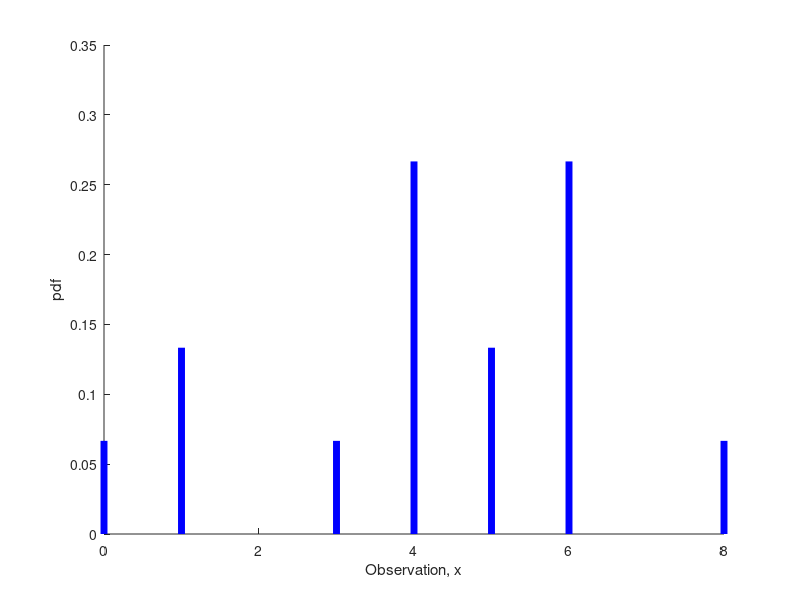
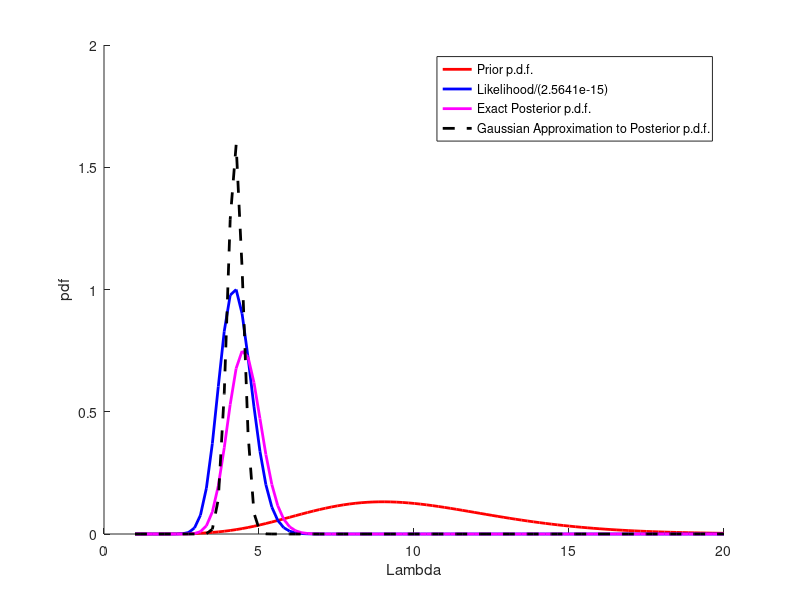

The MATLAB script that drew these images, in order:
% About: STATISTICS FOR NEUROSCIENCE RESEARCH

% 9.073 / HST 460

% Class 5: Bayesian Methods 

% Instructor: Dr. Emery N. Brown

%
%-------------------------------------------------------------------------% 
% Code Summary: Gaussian Approximation & Importance Sampling
%
% Part (A) We use N number of I.I.D. values drawn from a Poisson
% distribution as our observation. Then using a Gamma distribution as prior
% we generate a Gamma posterior pdf on the unknown distribution parameter
% (of the distribution from which the samples are drawn) that we are trying 
% to estimate. In the matlab code below we plot the Observations, 
% the Prior pdf, the Likelihood and the exact Posterior. We finally plot a 
% Gaussian approximation of the exact Posterior pdf. You may change the
% value of N to view how it affects the relevant pdfs and estimates.
%
% Part (B) We want to determine the first and second moments of the
% exact posterior distribution via Importance Sampling using the 
% Gaussian approximation as the Importance Distribution. 
% The use of the approximation of the posterior pdf as the
% Importance pdf is a convenient choice. We could have used any other pdf
% as long as the support of this candidate pdf will match that of the
% posterior distribution from which we want to draw samples. A reasonable
% choice is a pdf which resembles the posterior distribution and is
% easy to draw from. Hence, our current choice is a reasonable one.
%-------------------------------------------------------------------------% 
%
% Coded by: Sourish Chakravarty (sourish.chakravarty@gmail.com)
% Last updated: 02/27/2017
%
clc 
clear all
close all
%% Generating observation with I.I.D. Poisson random variables
N = 15; % Number of observations
lambda = 5;% pdf parameter to draw observations
x_samp = poissrnd(lambda, [N, 1]);%x_samp contains non-negative integers
fg(1) = figure; hold on
[nfreq, xout] = hist(x_samp, [min(x_samp):max(x_samp)] );
plot([xout; xout], [zeros(1, length(xout)); nfreq/sum(nfreq)],...
    'b', 'LineWidth',5 );%Plot the observations
xlabel('Observation, x');
ylabel('pdf');
%-- From here onwards we shall assume that <lambda> used to generate the
%samples is unknown and we only have the observation vector <x_samp>. 

%% Part A: Gaussian approximation of posterior pdf
% Since <lambda> is unknown, we assume that we have some prior knowledge 
% in terms of a probability distribution on <lambda>: the prior
% distribution. Since <lambda> is a non-negative quantity and the sampling
% distribution is Poisson, therefore a suitable conjugate prior for 
% <lambda> is a % Gamma distribution(kAlpha, kBeta) where the 
% kAlpha (shape parameter) and kBeta (scale parameter) are
% hyper-parameters that characterize the Gamma pdf for <lambda>, such that 
% Mean = kAlpha/kBeta, Variance = kAlpha/(kBeta^2)
kBeta = 1;
kAlpha = 10;
vecL = linspace(1, kAlpha*2, 100);% Create a grid in <lambda> axis
pdf_prior = gampdf(vecL, kAlpha, 1/kBeta);% calculate prior
% Note: the definition of the scale parameter in Matlab documentation is
% inverse of the scaling term in the Gamma p.d.f. expression as defined in
% the class notes.


% To calculate the likelihood function the summary statistic we use here 
% is: Sn = sum(x_samp)
Sn = sum(x_samp);
pdf_likelihood = (vecL.^Sn).*exp(-N*vecL)/prod(factorial(x_samp));
% This is the joint pdf of the observations. Since we have substituted the
% observation in this expression, this becomes the likelihood which is 
% a function of the distribution parameter <lambda>.

% Note: since the values in pdf_likelihood are very small numbers, we
% divide everywhere by the maximum value so that its shape can be compared
% with the prior and posterior pdf-s.

% As seen in the notes, the exact posterior distribution on <lambda> 
% conditioned on the given data, 
% for this scenario, is given by another Gamma pdf characterized 
% by a shape parameter = (Sn + kAlpha) and the 
% scale parameter = (kBeta + N). Now we calculate the exact
% posterior based on the above assumptions. 
pdf_post_exact = gampdf(vecL, Sn + kAlpha, 1/(kBeta + N) );


%-- Gaussian approximation
% Here we use the Gaussian approximation where the posterior is linearized
% about the MAP estimate. (See notes for derivation)
mean_gauss = (Sn + kAlpha -1)/(kBeta + N + 1);
var_gauss = (Sn + kAlpha -1)/(kBeta + N + 1)^2;
pdf_post_approx = normpdf(vecL,mean_gauss,var_gauss);

%-- Plot the pdfs
fg(2) = figure; hold on
plot(vecL, pdf_prior, 'r','LineWidth', 2)
plot(vecL, (1/max(pdf_likelihood))*pdf_likelihood, 'b','LineWidth', 2)
plot(vecL, pdf_post_exact, 'm','LineWidth', 2)
plot(vecL, pdf_post_approx, 'k--','LineWidth', 2)
xlabel('Lambda');
ylabel('pdf');
cell_legend = {'Prior p.d.f.',...
    ['Likelihood/(', num2str(max(pdf_likelihood)),')'],...
    'Exact Posterior p.d.f.',...
    'Gaussian Approximation to Posterior p.d.f.'};
legend(cell_legend, 'Location', 'NorthEast');

%% Part B: Importance Sampling 
% We use the Gaussian approximation to the posterior pdf as our
% Importance Distribution to estimate the first and second moments of the
% posterior distribution;
N_samp = 1000;
num = [0;0];
den = 0;
for ncnt = 1:N_samp
    % 1) Draw from Importance Distribution.
    lambda = mean_gauss + sqrt(2)*var_gauss*randn(1);
    % Again note that the lambda has not been drawn from the posterior pdf.
    % Since our goal is to get reliable estimates of integrals 
    % (moments are defined in terms of expectation operation, 
    % hence they are integrals for continuous random variables) we can get
    % by with drawing samples from a closely resembling
    % distribution (the Importance Distribution) and weighting the 
    % integrand values appropriately to eventually arrive at the right 
    % result for the expectation terms.
    %
    % 2) Compute w(theta|x) and g(theta)
    g_theta = [lambda; lambda^2];
    h_theta =  normpdf(lambda,mean_gauss,var_gauss) ;
    pdf_likelihood = (lambda.^Sn).*exp(-N*lambda)/prod(factorial(x_samp));
    pdf_prior = gampdf(lambda, kAlpha, 1/kBeta);
    w_theta = pdf_likelihood*pdf_prior/h_theta ;
    % 3) Add contributions to numerator and denominator
    num = num + g_theta*w_theta;
    den = den + w_theta;
end
% 4) Final Estimate is numerator/denominator
g_theta_est = num/den % [Estimated First Moment; Estimated Second Moment] 
%--------------------- End of Code ---------------------------------------%